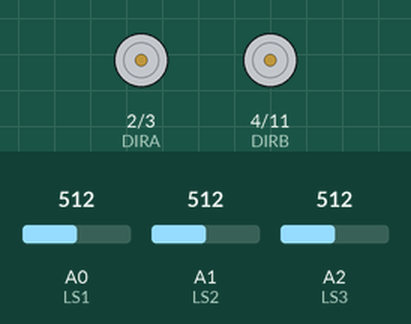
This sketch was run on a simulated Arduino Uno, built with avr-gcc and run on an emulated ATmega328P. Shown: direction and speed pins drawn as motors (green arrow = direction pin HIGH = forward, orange = LOW = backward, longer = more drive). Inputs (shaded band) come from the test bench; at power-on: A0 (LS1) = 512, A2 (LS3) = 512, A1 (LS2) = 512.

Above: at 1.2 s.
1.3 s: A0 (LS1) set to 361
2.8 s: A0 (LS1) set to 335
At 3.9 s:
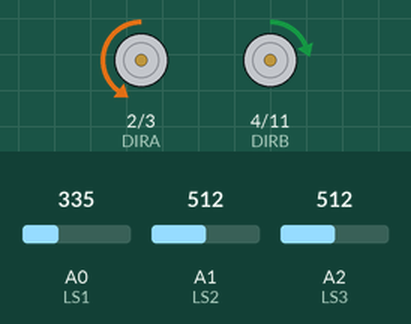
4.3 s: A2 (LS3) set to 359
5.8 s: A2 (LS3) set to 333
At 6.1 s:
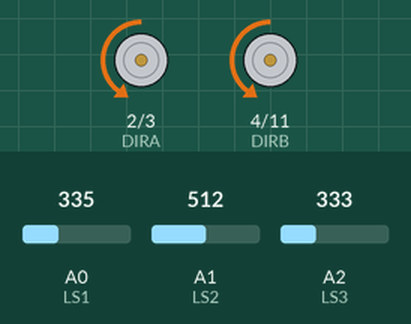
7.3 s: A0 (LS1) set to 360
At 8.5 s:
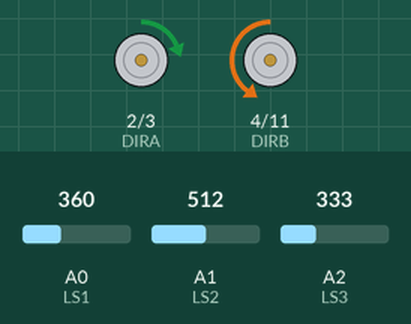
8.8 s: A1 (LS2) set to 340
At 9.6 s:
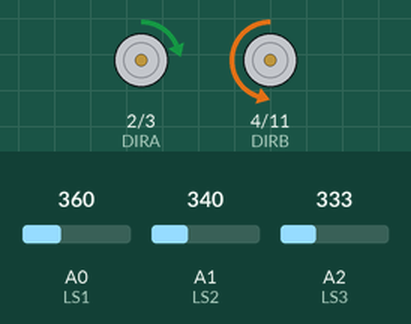
Timing chart, 0 to 11.3 s (numbered marks = the images above; inputs shaded):
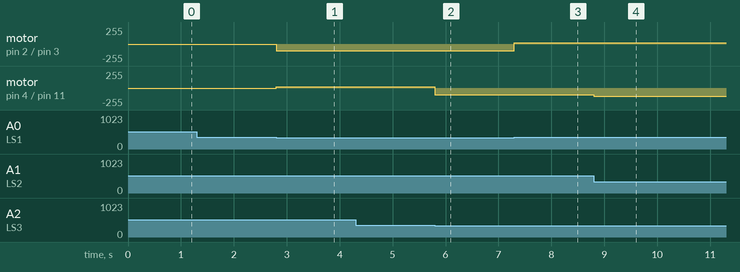

Measured:
- the behaviour switches between 351 and 350 on A0 (LS1) (found by bisection; images 0 and 1)
- the behaviour switches between 351 and 350 on A2 (LS3) (found by bisection; images 1 and 2)
- after the input at 1.3 s, every drawn part: stays the same
- after the input at 2.8 s, motor on pin 2 (DIRA) / pin 3 (PWMA): stopped → backward 100/255 at once; motor on pin 4 (DIRB) / pin 11 (PWMB): stopped → forward 20/255 at once
- after the input at 4.3 s, every drawn part: stays the same
- after the input at 5.8 s, motor on pin 4 (DIRB) / pin 11 (PWMB): forward 20/255 → backward 100/255 at once
- after the input at 7.3 s, motor on pin 2 (DIRA) / pin 3 (PWMA): backward 100/255 → forward 20/255 at once
- after the input at 8.8 s, motor on pin 4 (DIRB) / pin 11 (PWMB): backward 100/255 → backward 120/255 at once

The sketch:

Challenge_Course_Code.ino
```cpp
/**
 * Creator: Will Song '20
 * Last Edited Date: 31/10/2017
 * This is the code for a line-follower robot
 * going along a more complex path with several
 * right or acute turns.
 */

/** Defined Words */
#define FORWARD 0
#define BACKWARD 1
#define MOTOR_A 0
#define MOTOR_B 1
#define DIRA 2
#define PWMA 3
#define DIRB 4
#define PWMB 11
#define LS1 A0
#define LS2 A1
#define LS3 A2

/** Variables */
int ls1Value;
int ls2Value;
int ls3Value;
int lowSpeed = 20;//set low speed to 20
int highSpeed = 100;//set high speed to 100
int superSpeed = 120;//set super speed to 120

/** Setup */
void setup() {

  //set all motor pins to output mode
  pinMode(DIRA, OUTPUT);
  pinMode(DIRB, OUTPUT);
  pinMode(PWMA, OUTPUT);
  pinMode(PWMB, OUTPUT);

  //set all light sensor pins to input mode
  pinMode(LS1, INPUT);
  pinMode(LS2, INPUT);
  pinMode(LS3, INPUT);

  //set initial to low
  digitalWrite(DIRA, LOW);
  digitalWrite(DIRB, LOW);
  digitalWrite(PWMA, LOW);
  digitalWrite(PWMB, LOW);
}

/** Main Code */
void loop() {

  //assign light sensor values to the binary value of sensor input
  ls1Value = assignBinary(analogRead(LS1));
  ls2Value = assignBinary(analogRead(LS2));
  ls3Value = assignBinary(analogRead(LS3));

  //if light sensor 1 is Dark
  if (ls1Value == 0) {

    //if light sensor 2 is Dark
    if (ls2Value == 0) {

      //if light sensor 3 is Light
      if (ls3Value == 1) {

        //turn right slightly
        drive(MOTOR_A, BACKWARD, lowSpeed);//turn backwards for a tighter turn
        drive(MOTOR_B, FORWARD, highSpeed);
      }

    //if both light sensor 2 and 3 are Light
    } else if (ls2Value == 1 && ls3Value == 1) {

      //turn right more
      drive(MOTOR_A, BACKWARD, lowSpeed);//turn backwards for a tighter turn
      drive(MOTOR_B, FORWARD, superSpeed);
    }

  //if light sensor 1 is Light
  } else if (ls1Value == 1) {

    //if light sensor 2 is Light
    if (ls2Value == 1) {

      // if light sensor 3 is Light
      if (ls3Value == 1) {

      //if light sensor 3 is Dark
      } else if (ls3Value == 0) {

        //turn left more
        drive(MOTOR_A, FORWARD, superSpeed);
        drive(MOTOR_B, BACKWARD, lowSpeed);//turn backwards for a tighter turn
      }

    //if light sensor 2 is Dark
    } else if (ls2Value == 0) {

      //if light sensor 3 is Dark
      if (ls3Value == 0) {

        //turn left slightly
        drive(MOTOR_A, FORWARD, highSpeed);
        drive(MOTOR_B, BACKWARD, lowSpeed);//turn backwards for a tighter turn

      //if light sensor 3 is Light
      } else if (ls3Value == 1) {

        //go forward
        drive(MOTOR_A, FORWARD, highSpeed);
        drive(MOTOR_B, FORWARD, highSpeed);
      }
    }
  }
}

/** Drive indicated motor in the indicated direction and speed */
void drive(byte motor, byte dir, byte spd) {

  //if the indicated motor is motor A
  if (motor == MOTOR_A) {

    //write indicated direction and speed
    digitalWrite(DIRA, dir);
    analogWrite(PWMA, spd);

  //if the indicated motor is motor B
  } else if (motor == MOTOR_B) {

    //write indicated direction and speed
    digitalWrite(DIRB, dir);
    analogWrite(PWMB, spd);
  }
}

/** Stop driving indicated motor */
void stopDrive(byte motor) {

  drive(motor, 0, 0);
}

/** Takes an input value and returns a binary value of the input */
int assignBinary(int input) {

  if (input > 350) {

    //return 0 for Dark
    return 0;
  } else {

    //return 1 for Light
    return 1;//Light
  }
}
```
